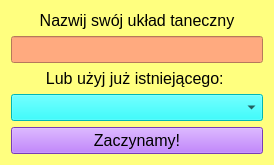
<?xml version="1.0" encoding="UTF-8"?>
<ui version="4.0">
 <class>Name</class>
 <widget class="QWidget" name="Name">
  <property name="geometry">
   <rect>
    <x>0</x>
    <y>0</y>
    <width>274</width>
    <height>151</height>
   </rect>
  </property>
  <property name="windowTitle">
   <string>Form</string>
  </property>
  <property name="styleSheet">
   <string notr="true">background-color: rgb(255, 255, 127);</string>
  </property>
  <layout class="QVBoxLayout" name="verticalLayout">
   <item>
    <widget class="QLabel" name="label">
     <property name="font">
      <font>
       <pointsize>12</pointsize>
      </font>
     </property>
     <property name="styleSheet">
      <string notr="true">color: rgb(0, 0, 0);</string>
     </property>
     <property name="text">
      <string>Nazwij swój układ taneczny</string>
     </property>
     <property name="alignment">
      <set>Qt::AlignCenter</set>
     </property>
    </widget>
   </item>
   <item>
    <widget class="QLineEdit" name="nownazwa">
     <property name="font">
      <font>
       <pointsize>12</pointsize>
      </font>
     </property>
     <property name="styleSheet">
      <string notr="true">color: rgb(0, 0, 0);
background-color: rgb(255, 170, 127);</string>
     </property>
     <property name="text">
      <string/>
     </property>
    </widget>
   </item>
   <item>
    <widget class="QLabel" name="label_2">
     <property name="font">
      <font>
       <pointsize>12</pointsize>
      </font>
     </property>
     <property name="styleSheet">
      <string notr="true">color: rgb(0, 0, 0);</string>
     </property>
     <property name="text">
      <string>Lub użyj już istniejącego: </string>
     </property>
     <property name="alignment">
      <set>Qt::AlignCenter</set>
     </property>
    </widget>
   </item>
   <item>
    <widget class="QComboBox" name="comboBox">
     <property name="font">
      <font>
       <pointsize>12</pointsize>
      </font>
     </property>
     <property name="styleSheet">
      <string notr="true">background-color: rgb(0, 255, 255);
color: rgb(0, 0, 0);</string>
     </property>
    </widget>
   </item>
   <item>
    <widget class="QPushButton" name="gobtn">
     <property name="font">
      <font>
       <pointsize>12</pointsize>
      </font>
     </property>
     <property name="styleSheet">
      <string notr="true">background-color: rgb(170, 85, 255);
color: rgb(0, 0, 0);</string>
     </property>
     <property name="text">
      <string>Zaczynamy!</string>
     </property>
    </widget>
   </item>
  </layout>
 </widget>
 <resources/>
 <connections/>
</ui>
